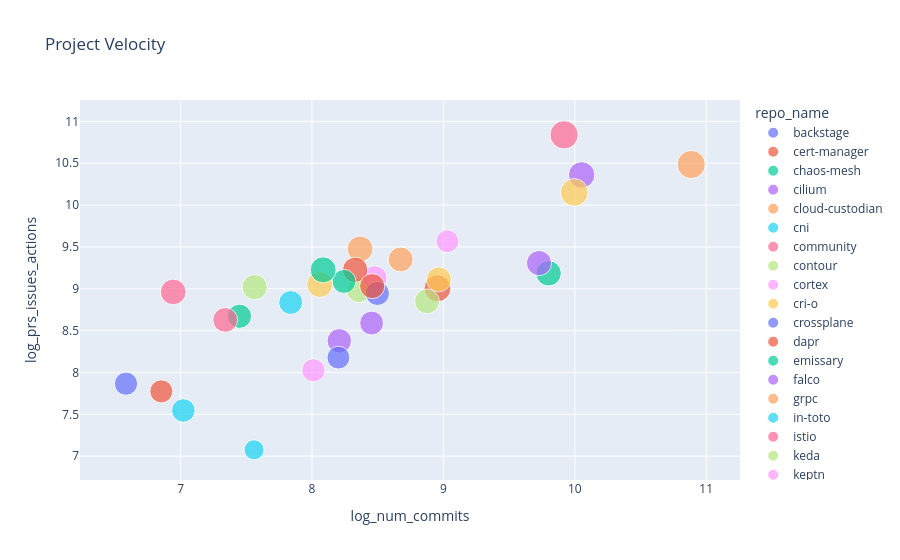

Notebook code cell kept with this figure:
### Code cell
fig.show()

### Figure 1 — Plotly figure (JSON) as saved in the notebook; plotly's stock layout.template omitted (floating-point values rounded to 4 significant figures)
{"data": [{"customdata": [["backstage"]], "hovertemplate": "repo_name=%{customdata[0]}<br>log_num_commits=%{x}<br>log_prs_issues_actions=%{y}<br>log_num_contrib=%{marker.size}<extra></extra>", "legendgroup": "backstage", "marker": {"color": "#636efa", "size": [7.433], "sizemode": "area", "sizeref": 0.02156, "symbol": "circle"}, "mode": "markers", "name": "backstage", "orientation": "v", "showlegend": true, "type": "scatter", "x": [10.61], "xaxis": "x", "y": [null], "yaxis": "y"}, {"customdata": [["cert-manager"]], "hovertemplate": "repo_name=%{customdata[0]}<br>log_num_commits=%{x}<br>log_prs_issues_actions=%{y}<br>log_num_contrib=%{marker.size}<extra></extra>", "legendgroup": "cert-manager", "marker": {"color": "#EF553B", "size": [7.87], "sizemode": "area", "sizeref": 0.02156, "symbol": "circle"}, "mode": "markers", "name": "cert-manager", "orientation": "v", "showlegend": true, "type": "scatter", "x": [8.955], "xaxis": "x", "y": [9.006], "yaxis": "y"}, {"customdata": [["chaos-mesh"]], "hovertemplate": "repo_name=%{customdata[0]}<br>log_num_commits=%{x}<br>log_prs_issues_actions=%{y}<br>log_num_contrib=%{marker.size}<extra></extra>", "legendgroup": "chaos-mesh", "marker": {"color": "#00cc96", "size": [6.332], "sizemode": "area", "sizeref": 0.02156, "symbol": "circle"}, "mode": "markers", "name": "chaos-mesh", "orientation": "v", "showlegend": true, "type": "scatter", "x": [7.448], "xaxis": "x", "y": [8.672], "yaxis": "y"}, {"customdata": [["cilium"]], "hovertemplate": "repo_name=%{customdata[0]}<br>log_num_commits=%{x}<br>log_prs_issues_actions=%{y}<br>log_num_contrib=%{marker.size}<extra></extra>", "legendgroup": "cilium", "marker": {"color": "#ab63fa", "size": [7.542], "sizemode": "area", "sizeref": 0.02156, "symbol": "circle"}, "mode": "markers", "name": "cilium", "orientation": "v", "showlegend": true, "type": "scatter", "x": [10.05], "xaxis": "x", "y": [10.36], "yaxis": "y"}, {"customdata": [["cloud-custodian"]], "hovertemplate": "repo_name=%{customdata[0]}<br>log_num_commits=%{x}<br>log_prs_issues_actions=%{y}<br>log_num_contrib=%{marker.size}<extra></extra>", "legendgroup": "cloud-custodian", "marker": {"color": "#FFA15A", "size": [7.197], "sizemode": "area", "sizeref": 0.02156, "symbol": "circle"}, "mode": "markers", "name": "cloud-custodian", "orientation": "v", "showlegend": true, "type": "scatter", "x": [8.366], "xaxis": "x", "y": [9.477], "yaxis": "y"}, {"customdata": [["cni"]], "hovertemplate": "repo_name=%{customdata[0]}<br>log_num_commits=%{x}<br>log_prs_issues_actions=%{y}<br>log_num_contrib=%{marker.size}<extra></extra>", "legendgroup": "cni", "marker": {"color": "#19d3f3", "size": [5.974], "sizemode": "area", "sizeref": 0.02156, "symbol": "circle"}, "mode": "markers", "name": "cni", "orientation": "v", "showlegend": true, "type": "scatter", "x": [7.021], "xaxis": "x", "y": [7.546], "yaxis": "y"}, {"customdata": [["community"]], "hovertemplate": "repo_name=%{customdata[0]}<br>log_num_commits=%{x}<br>log_prs_issues_actions=%{y}<br>log_num_contrib=%{marker.size}<extra></extra>", "legendgroup": "community", "marker": {"color": "#FF6692", "size": [6.639], "sizemode": "area", "sizeref": 0.02156, "symbol": "circle"}, "mode": "markers", "name": "community", "orientation": "v", "showlegend": true, "type": "scatter", "x": [7.34], "xaxis": "x", "y": [8.628], "yaxis": "y"}, {"customdata": [["contour"]], "hovertemplate": "repo_name=%{customdata[0]}<br>log_num_commits=%{x}<br>log_prs_issues_actions=%{y}<br>log_num_contrib=%{marker.size}<extra></extra>", "legendgroup": "contour", "marker": {"color": "#B6E880", "size": [6.463], "sizemode": "area", "sizeref": 0.02156, "symbol": "circle"}, "mode": "markers", "name": "contour", "orientation": "v", "showlegend": true, "type": "scatter", "x": [8.357], "xaxis": "x", "y": [8.98], "yaxis": "y"}, {"customdata": [["cortex"]], "hovertemplate": "repo_name=%{customdata[0]}<br>log_num_commits=%{x}<br>log_prs_issues_actions=%{y}<br>log_num_contrib=%{marker.size}<extra></extra>", "legendgroup": "cortex", "marker": {"color": "#FF97FF", "size": [6.483], "sizemode": "area", "sizeref": 0.02156, "symbol": "circle"}, "mode": "markers", "name": "cortex", "orientation": "v", "showlegend": true, "type": "scatter", "x": [8.478], "xaxis": "x", "y": [9.129], "yaxis": "y"}, {"customdata": [["cri-o"]], "hovertemplate": "repo_name=%{customdata[0]}<br>log_num_commits=%{x}<br>log_prs_issues_actions=%{y}<br>log_num_contrib=%{marker.size}<extra></extra>", "legendgroup": "cri-o", "marker": {"color": "#FECB52", "size": [6.726], "sizemode": "area", "sizeref": 0.02156, "symbol": "circle"}, "mode": "markers", "name": "cri-o", "orientation": "v", "showlegend": true, "type": "scatter", "x": [8.965], "xaxis": "x", "y": [9.112], "yaxis": "y"}, {"customdata": [["crossplane"]], "hovertemplate": "repo_name=%{customdata[0]}<br>log_num_commits=%{x}<br>log_prs_issues_actions=%{y}<br>log_num_contrib=%{marker.size}<extra></extra>", "legendgroup": "crossplane", "marker": {"color": "#636efa", "size": [6.254], "sizemode": "area", "sizeref": 0.02156, "symbol": "circle"}, "mode": "markers", "name": "crossplane", "orientation": "v", "showlegend": true, "type": "scatter", "x": [8.498], "xaxis": "x", "y": [8.944], "yaxis": "y"}, {"customdata": [["dapr"]], "hovertemplate": "repo_name=%{customdata[0]}<br>log_num_commits=%{x}<br>log_prs_issues_actions=%{y}<br>log_num_contrib=%{marker.size}<extra></extra>", "legendgroup": "dapr", "marker": {"color": "#EF553B", "size": [6.921], "sizemode": "area", "sizeref": 0.02156, "symbol": "circle"}, "mode": "markers", "name": "dapr", "orientation": "v", "showlegend": true, "type": "scatter", "x": [8.328], "xaxis": "x", "y": [9.227], "yaxis": "y"}, {"customdata": [["emissary"]], "hovertemplate": "repo_name=%{customdata[0]}<br>log_num_commits=%{x}<br>log_prs_issues_actions=%{y}<br>log_num_contrib=%{marker.size}<extra></extra>", "legendgroup": "emissary", "marker": {"color": "#00cc96", "size": [6.951], "sizemode": "area", "sizeref": 0.02156, "symbol": "circle"}, "mode": "markers", "name": "emissary", "orientation": "v", "showlegend": true, "type": "scatter", "x": [9.801], "xaxis": "x", "y": [9.185], "yaxis": "y"}, {"customdata": [["falco"]], "hovertemplate": "repo_name=%{customdata[0]}<br>log_num_commits=%{x}<br>log_prs_issues_actions=%{y}<br>log_num_contrib=%{marker.size}<extra></extra>", "legendgroup": "falco", "marker": {"color": "#ab63fa", "size": [6.452], "sizemode": "area", "sizeref": 0.02156, "symbol": "circle"}, "mode": "markers", "name": "falco", "orientation": "v", "showlegend": true, "type": "scatter", "x": [8.208], "xaxis": "x", "y": [8.378], "yaxis": "y"}, {"customdata": [["grpc"]], "hovertemplate": "repo_name=%{customdata[0]}<br>log_num_commits=%{x}<br>log_prs_issues_actions=%{y}<br>log_num_contrib=%{marker.size}<extra></extra>", "legendgroup": "grpc", "marker": {"color": "#FFA15A", "size": [8.561], "sizemode": "area", "sizeref": 0.02156, "symbol": "circle"}, "mode": "markers", "name": "grpc", "orientation": "v", "showlegend": true, "type": "scatter", "x": [10.89], "xaxis": "x", "y": [10.49], "yaxis": "y"}, {"customdata": [["in-toto"]], "hovertemplate": "repo_name=%{customdata[0]}<br>log_num_commits=%{x}<br>log_prs_issues_actions=%{y}<br>log_num_contrib=%{marker.size}<extra></extra>", "legendgroup": "in-toto", "marker": {"color": "#19d3f3", "size": [4.331], "sizemode": "area", "sizeref": 0.02156, "symbol": "circle"}, "mode": "markers", "name": "in-toto", "orientation": "v", "showlegend": true, "type": "scatter", "x": [7.56], "xaxis": "x", "y": [7.076], "yaxis": "y"}, {"customdata": [["istio"]], "hovertemplate": "repo_name=%{customdata[0]}<br>log_num_commits=%{x}<br>log_prs_issues_actions=%{y}<br>log_num_contrib=%{marker.size}<extra></extra>", "legendgroup": "istio", "marker": {"color": "#FF6692", "size": [8.624], "sizemode": "area", "sizeref": 0.02156, "symbol": "circle"}, "mode": "markers", "name": "istio", "orientation": "v", "showlegend": true, "type": "scatter", "x": [9.919], "xaxis": "x", "y": [10.84], "yaxis": "y"}, {"customdata": [["keda"]], "hovertemplate": "repo_name=%{customdata[0]}<br>log_num_commits=%{x}<br>log_prs_issues_actions=%{y}<br>log_num_contrib=%{marker.size}<extra></extra>", "legendgroup": "keda", "marker": {"color": "#B6E880", "size": [6.912], "sizemode": "area", "sizeref": 0.02156, "symbol": "circle"}, "mode": "markers", "name": "keda", "orientation": "v", "showlegend": true, "type": "scatter", "x": [7.564], "xaxis": "x", "y": [9.02], "yaxis": "y"}, {"customdata": [["keptn"]], "hovertemplate": "repo_name=%{customdata[0]}<br>log_num_commits=%{x}<br>log_prs_issues_actions=%{y}<br>log_num_contrib=%{marker.size}<extra></extra>", "legendgroup": "keptn", "marker": {"color": "#FF97FF", "size": [5.609], "sizemode": "area", "sizeref": 0.02156, "symbol": "circle"}, "mode": "markers", "name": "keptn", "orientation": "v", "showlegend": true, "type": "scatter", "x": [9.03], "xaxis": "x", "y": [9.568], "yaxis": "y"}, {"customdata": [["keycloak"]], "hovertemplate": "repo_name=%{customdata[0]}<br>log_num_commits=%{x}<br>log_prs_issues_actions=%{y}<br>log_num_contrib=%{marker.size}<extra></extra>", "legendgroup": "keycloak", "marker": {"color": "#FECB52", "size": [8.299], "sizemode": "area", "sizeref": 0.02156, "symbol": "circle"}, "mode": "markers", "name": "keycloak", "orientation": "v", "showlegend": true, "type": "scatter", "x": [9.995], "xaxis": "x", "y": [10.15], "yaxis": "y"}, {"customdata": [["kruise"]], "hovertemplate": "repo_name=%{customdata[0]}<br>log_num_commits=%{x}<br>log_prs_issues_actions=%{y}<br>log_num_contrib=%{marker.size}<extra></extra>", "legendgroup": "kruise", "marker": {"color": "#636efa", "size": [5.832], "sizemode": "area", "sizeref": 0.02156, "symbol": "circle"}, "mode": "markers", "name": "kruise", "orientation": "v", "showlegend": true, "type": "scatter", "x": [6.585], "xaxis": "x", "y": [7.866], "yaxis": "y"}, {"customdata": [["kubeedge"]], "hovertemplate": "repo_name=%{customdata[0]}<br>log_num_commits=%{x}<br>log_prs_issues_actions=%{y}<br>log_num_contrib=%{marker.size}<extra></extra>", "legendgroup": "kubeedge", "marker": {"color": "#EF553B", "size": [6.813], "sizemode": "area", "sizeref": 0.02156, "symbol": "circle"}, "mode": "markers", "name": "kubeedge", "orientation": "v", "showlegend": true, "type": "scatter", "x": [8.458], "xaxis": "x", "y": [9.032], "yaxis": "y"}, {"customdata": [["kubevela"]], "hovertemplate": "repo_name=%{customdata[0]}<br>log_num_commits=%{x}<br>log_prs_issues_actions=%{y}<br>log_num_contrib=%{marker.size}<extra></extra>", "legendgroup": "kubevela", "marker": {"color": "#00cc96", "size": [6.19], "sizemode": "area", "sizeref": 0.02156, "symbol": "circle"}, "mode": "markers", "name": "kubevela", "orientation": "v", "showlegend": true, "type": "scatter", "x": [8.244], "xaxis": "x", "y": [9.088], "yaxis": "y"}, {"customdata": [["kubevirt"]], "hovertemplate": "repo_name=%{customdata[0]}<br>log_num_commits=%{x}<br>log_prs_issues_actions=%{y}<br>log_num_contrib=%{marker.size}<extra></extra>", "legendgroup": "kubevirt", "marker": {"color": "#ab63fa", "size": [6.865], "sizemode": "area", "sizeref": 0.02156, "symbol": "circle"}, "mode": "markers", "name": "kubevirt", "orientation": "v", "showlegend": true, "type": "scatter", "x": [9.728], "xaxis": "x", "y": [9.307], "yaxis": "y"}, {"customdata": [["kyverno"]], "hovertemplate": "repo_name=%{customdata[0]}<br>log_num_commits=%{x}<br>log_prs_issues_actions=%{y}<br>log_num_contrib=%{marker.size}<extra></extra>", "legendgroup": "kyverno", "marker": {"color": "#FFA15A", "size": [6.693], "sizemode": "area", "sizeref": 0.02156, "symbol": "circle"}, "mode": "markers", "name": "kyverno", "orientation": "v", "showlegend": true, "type": "scatter", "x": [8.674], "xaxis": "x", "y": [9.35], "yaxis": "y"}, {"customdata": [["litmus"]], "hovertemplate": "repo_name=%{customdata[0]}<br>log_num_commits=%{x}<br>log_prs_issues_actions=%{y}<br>log_num_contrib=%{marker.size}<extra></extra>", "legendgroup": "litmus", "marker": {"color": "#19d3f3", "size": [6.163], "sizemode": "area", "sizeref": 0.02156, "symbol": "circle"}, "mode": "markers", "name": "litmus", "orientation": "v", "showlegend": true, "type": "scatter", "x": [7.838], "xaxis": "x", "y": [8.836], "yaxis": "y"}, {"customdata": [["longhorn"]], "hovertemplate": "repo_name=%{customdata[0]}<br>log_num_commits=%{x}<br>log_prs_issues_actions=%{y}<br>log_num_contrib=%{marker.size}<extra></extra>", "legendgroup": "longhorn", "marker": {"color": "#FF6692", "size": [7.093], "sizemode": "area", "sizeref": 0.02156, "symbol": "circle"}, "mode": "markers", "name": "longhorn", "orientation": "v", "showlegend": true, "type": "scatter", "x": [6.944], "xaxis": "x", "y": [8.963], "yaxis": "y"}, {"customdata": [["nats-server"]], "hovertemplate": "repo_name=%{customdata[0]}<br>log_num_commits=%{x}<br>log_prs_issues_actions=%{y}<br>log_num_contrib=%{marker.size}<extra></extra>", "legendgroup": "nats-server", "marker": {"color": "#B6E880", "size": [6.683], "sizemode": "area", "sizeref": 0.02156, "symbol": "circle"}, "mode": "markers", "name": "nats-server", "orientation": "v", "showlegend": true, "type": "scatter", "x": [8.875], "xaxis": "x", "y": [8.849], "yaxis": "y"}, {"customdata": [["notary"]], "hovertemplate": "repo_name=%{customdata[0]}<br>log_num_commits=%{x}<br>log_prs_issues_actions=%{y}<br>log_num_contrib=%{marker.size}<extra></extra>", "legendgroup": "notary", "marker": {"color": "#FF97FF", "size": [5.844], "sizemode": "area", "sizeref": 0.02156, "symbol": "circle"}, "mode": "markers", "name": "notary", "orientation": "v", "showlegend": true, "type": "scatter", "x": [8.011], "xaxis": "x", "y": [8.026], "yaxis": "y"}, {"customdata": [["operator-sdk"]], "hovertemplate": "repo_name=%{customdata[0]}<br>log_num_commits=%{x}<br>log_prs_issues_actions=%{y}<br>log_num_contrib=%{marker.size}<extra></extra>", "legendgroup": "operator-sdk", "marker": {"color": "#FECB52", "size": [7.249], "sizemode": "area", "sizeref": 0.02156, "symbol": "circle"}, "mode": "markers", "name": "operator-sdk", "orientation": "v", "showlegend": true, "type": "scatter", "x": [8.059], "xaxis": "x", "y": [9.051], "yaxis": "y"}, {"customdata": [["pack"]], "hovertemplate": "repo_name=%{customdata[0]}<br>log_num_commits=%{x}<br>log_prs_issues_actions=%{y}<br>log_num_contrib=%{marker.size}<extra></extra>", "legendgroup": "pack", "marker": {"color": "#636efa", "size": [5.642], "sizemode": "area", "sizeref": 0.02156, "symbol": "circle"}, "mode": "markers", "name": "pack", "orientation": "v", "showlegend": true, "type": "scatter", "x": [8.201], "xaxis": "x", "y": [8.178], "yaxis": "y"}, {"customdata": [["spec"]], "hovertemplate": "repo_name=%{customdata[0]}<br>log_num_commits=%{x}<br>log_prs_issues_actions=%{y}<br>log_num_contrib=%{marker.size}<extra></extra>", "legendgroup": "spec", "marker": {"color": "#EF553B", "size": [5.743], "sizemode": "area", "sizeref": 0.02156, "symbol": "circle"}, "mode": "markers", "name": "spec", "orientation": "v", "showlegend": true, "type": "scatter", "x": [6.853], "xaxis": "x", "y": [7.774], "yaxis": "y"}, {"customdata": [["thanos"]], "hovertemplate": "repo_name=%{customdata[0]}<br>log_num_commits=%{x}<br>log_prs_issues_actions=%{y}<br>log_num_contrib=%{marker.size}<extra></extra>", "legendgroup": "thanos", "marker": {"color": "#00cc96", "size": [7.321], "sizemode": "area", "sizeref": 0.02156, "symbol": "circle"}, "mode": "markers", "name": "thanos", "orientation": "v", "showlegend": true, "type": "scatter", "x": [8.085], "xaxis": "x", "y": [9.226], "yaxis": "y"}, {"customdata": [["volcano"]], "hovertemplate": "repo_name=%{customdata[0]}<br>log_num_commits=%{x}<br>log_prs_issues_actions=%{y}<br>log_num_contrib=%{marker.size}<extra></extra>", "legendgroup": "volcano", "marker": {"color": "#ab63fa", "size": [6.153], "sizemode": "area", "sizeref": 0.02156, "symbol": "circle"}, "mode": "markers", "name": "volcano", "orientation": "v", "showlegend": true, "type": "scatter", "x": [8.454], "xaxis": "x", "y": [8.59], "yaxis": "y"}], "layout": {"autosize": true, "legend": {"itemsizing": "constant", "title": {"text": "repo_name"}, "tracegroupgap": 0}, "title": {"text": "Project Velocity"}, "xaxis": {"anchor": "y", "autorange": true, "domain": [0, 1], "range": [6.275, 11.21], "title": {"text": "log_num_commits"}, "type": "linear"}, "yaxis": {"anchor": "x", "autorange": true, "domain": [0, 1], "range": [6.512, 11.53], "title": {"text": "log_prs_issues_actions"}}}}
